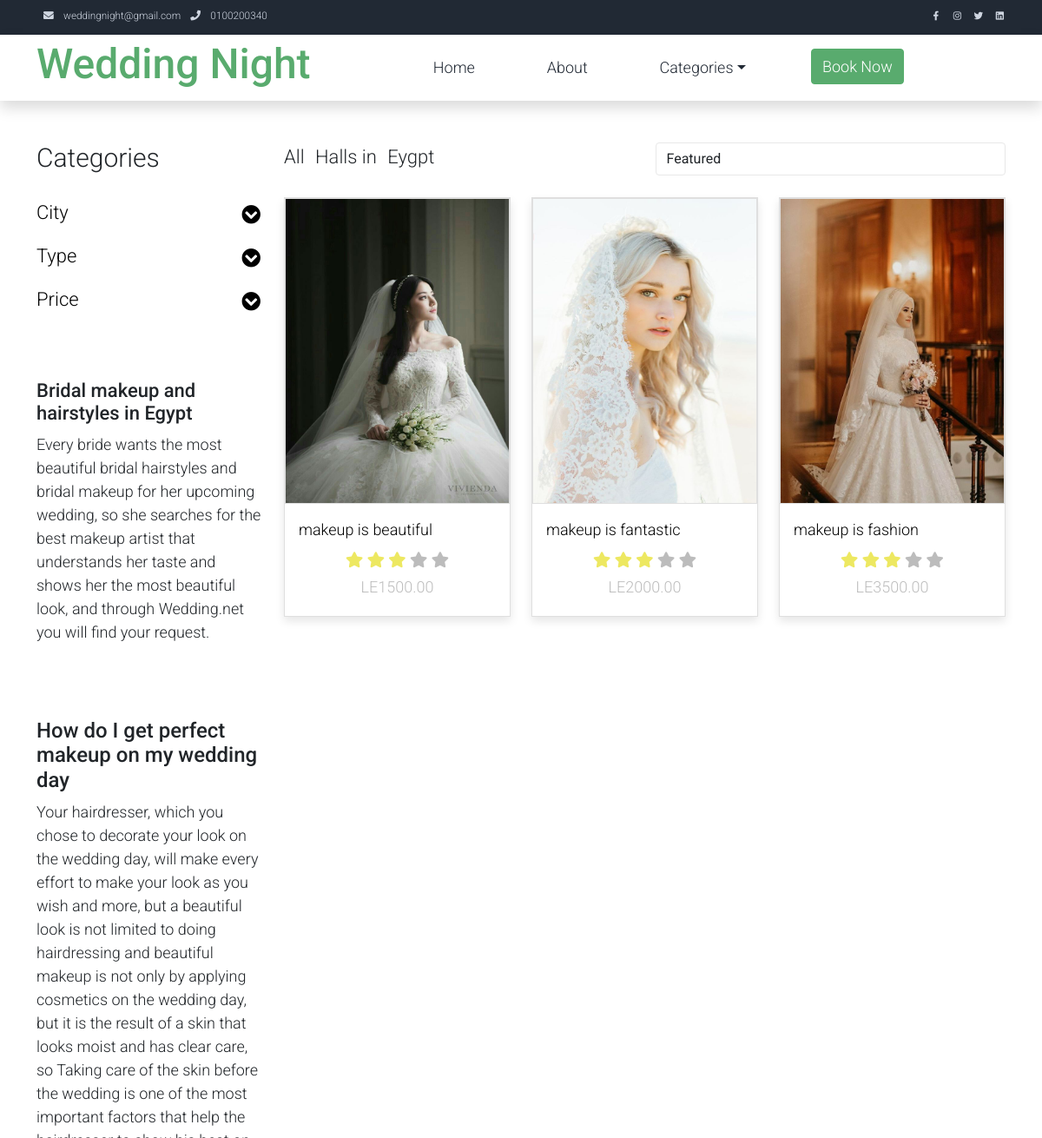
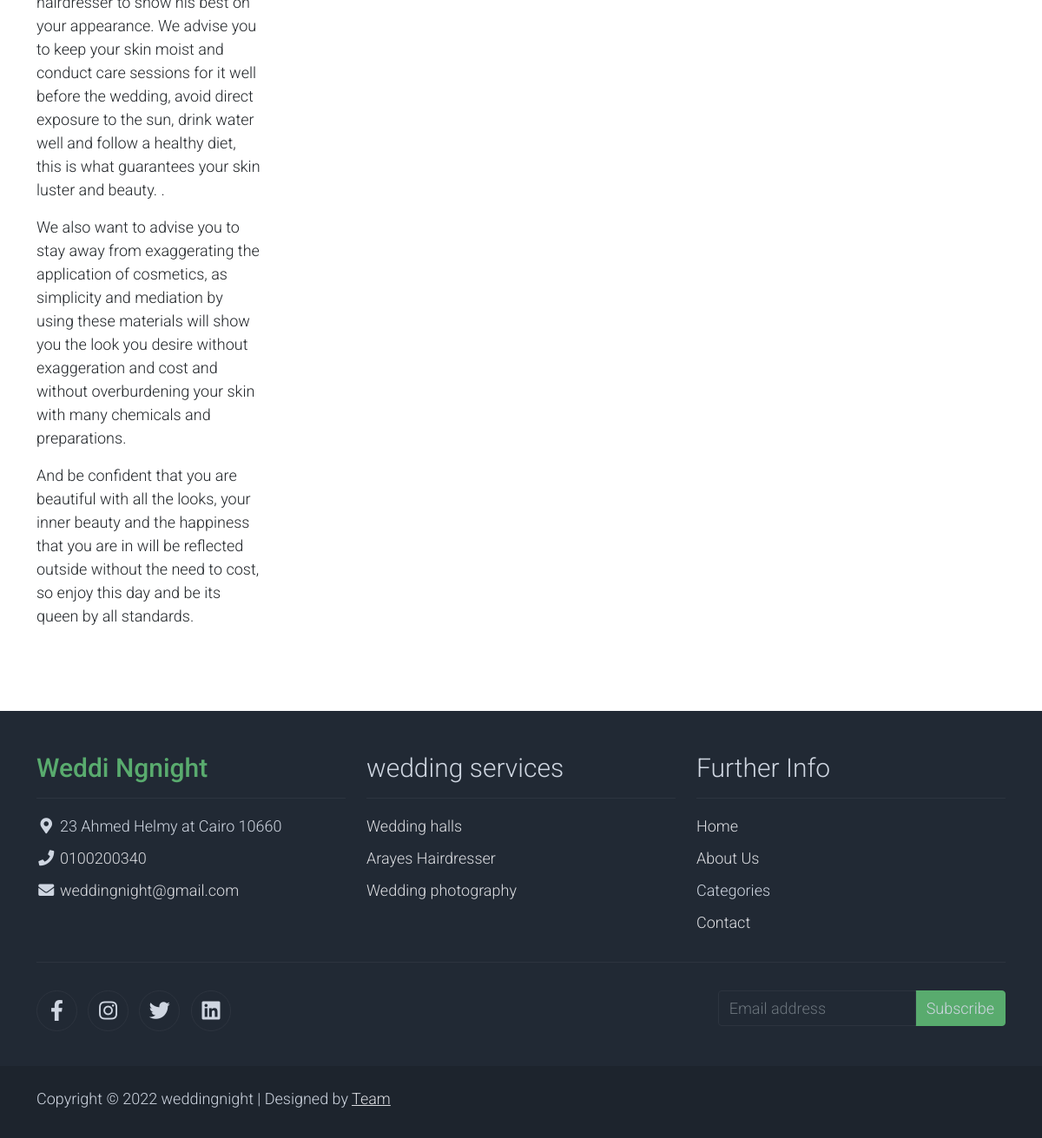
Page /makeup/ on the committed database (2 pictures, top to bottom).
### pages_app/models.py (models this page shows, shortened)
class MakeupCard(models.Model):
    photo_makeup = models.ImageField(upload_to ='makeup',null=True,blank=True)
    name = models.CharField(max_length=250)
    price = models.DecimalField(max_digits=7,decimal_places=2,null=True,blank=True)
    phone = models.CharField(max_length=12,null=True,blank=True)
    service_provide = models.CharField(max_length=50,null=True,blank=True)
    TimeToAppointment = models.CharField(max_length=50,null=True,blank=True)
    info = models.TextField(null=True,blank=True)
    Administrator = models.CharField(null=True,blank=True,max_length=50)
    address = models.CharField(max_length=50,null=True,blank=True)
    book_url = models.URLField(blank=True,null=True,default='http://127.0.0.1:8000/contact/')

### pages_app/views.py (the view)
# urls.py: path('makeup/',makeup_page,name='makeup'),
def makeup_page(request):
    makeups = MakeupCard.objects.all
    return render(request,'pages/makeup.html',{'makeups':makeups})

### templates/pages/makeup.html (shortened to what this page needs)
{% extends 'base.html' %}
{% load static %}
{% block content %}
    <div class="container py-5">
        <div class="row">
            <div class="col-lg-3">
                <h1 class="h2 pb-4">Categories</h1>
                <ul class="list-unstyled templatemo-accordion">
                    <li class="pb-3">
                        <a class="collapsed d-flex justify-content-between h3 text-decoration-none" href="#">
                            City
                            <i class="fa fa-fw fa-chevron-circle-down mt-1"></i>
                        </a>
                    </li>
                    <li class="pb-3">
                        <a class="collapsed d-flex justify-content-between h3 text-decoration-none" href="#">
                            Type
                            <i class="pull-right fa fa-fw fa-chevron-circle-down mt-1"></i>
                        </a>
                    </li>
                    <li class="pb-3">
                        <a class="collapsed d-flex justify-content-between h3 text-decoration-none" href="#">
                            Price
                            <i class="pull-right fa fa-fw fa-chevron-circle-down mt-1"></i>
                        </a>
                    </li>
                    <li class="pb-3">
                        <br><br>
                        <div class="list-inline-item">
                            <a class="h3 text-dark text-decoration-none mr-3" href="#">
                                <h3 class="h3">Bridal makeup and hairstyles in Egypt</h3>
                            </a>
                        </div>
                        <br>
                        <p>
                            Every bride wants the most beautiful bridal hairstyles and bridal makeup for her upcoming wedding, so she searches for the best makeup artist that understands her taste and shows her the most beautiful look, and through Wedding.net you will find your request.
                        </p>
                    </li>
                    <li class="pb-3">
                        <br><br>
                        <h4 class="h4"> How do I get perfect makeup on my wedding day</h4>
                        <p>
                            Your hairdresser, which you chose to decorate your look on the wedding day, will make every effort to make your look as you wish and more, but a beautiful look is not limited to doing hairdressing and beautiful makeup is not only by applying cosmetics on the wedding day, but it is the result of a skin that looks moist and has clear care, so Taking care of the skin before the wedding is one of the most important factors that help the hairdresser to show his best on your appearance. We advise you to keep your skin moist and conduct care sessions for it well before the wedding, avoid direct exposure to the sun, drink water well and follow a healthy diet, this is what guarantees your skin luster and beauty. .
                        </p>
                        <p>
                            We also want to advise you to stay away from exaggerating the application of cosmetics, as simplicity and mediation by using these materials will show you the look you desire without exaggeration and cost and without overburdening your skin with many chemicals and preparations.
                        </p>
                        <p>
                            And be confident that you are beautiful with all the looks, your inner beauty and the happiness that you are in will be reflected outside without the need to cost, so enjoy this day and be its queen by all standards.
                        </p>
                    </li>
                </ul>
            </div>
            <div class="col-lg-9">
                <div class="row">
                    <div class="col-md-6">
                        <ul class="list-inline shop-top-menu pb-3 pt-1">
                            <li class="list-inline-item">
                                <a class="h3 text-dark text-decoration-none mr-3" href="#">All</a>
                            </li>
                            <li class="list-inline-item">
                                <a class="h3 text-dark text-decoration-none mr-3" href="#">Halls in</a>
                            </li>
                            <li class="list-inline-item">
                                <a class="h3 text-dark text-decoration-none" href="#">Eygpt</a>
                            </li>
                        </ul>
                    </div>
                    <div class="col-md-6 pb-4">
                        <div class="d-flex">
                            <select class="form-control">
                                <option>Featured</option>
                            </select>
                        </div>
                    </div>
                </div>
                <div class="row">
                    {% for card in makeups %}
                    <div class="col-md-4">
                        <div class="card mb-4 product-wap rounded-0">
                            <div class="card rounded-0">
                                <img class="card-img rounded-0 img-fluid img" src="{{card.photo_makeup.url}}">
                            </div>
                            <div class="card-body">
                                <a href="{% url 'links:single-makeup' card.id %}" class="h3 text-decoration-none">{{card.name}}</a>
                                <ul class="w-100 list-unstyled d-flex justify-content-between mb-0">
                                </ul>
                                <ul class="list-unstyled d-flex justify-content-center mb-1">
                                    <li>
                                        <i class="text-warning fa fa-star"></i>
                                        <i class="text-warning fa fa-star"></i>
                                        <i class="text-warning fa fa-star"></i>
                                        <i class="text-muted fa fa-star"></i>
                                        <i class="text-muted fa fa-star"></i>
                                    </li>
                                </ul>
                                <ul class="list-unstyled d-flex justify-content-center mb-1">
                                    <li class="text-muted text-right">LE{{card.price}}</li>
                                </ul>
                            </div>
                        </div>
                    </div>
                   {% endfor %}
                </div>
            </div>
        </div>
    </div>
{% endblock %}

### static/assets/css/templatemo.css (style rules this page uses)
body, ul, li, p, a, label, input, div { font-family: 'Roboto', sans-serif; font-size: 18px !important; font-weight: 300 !important; }
.h2 { font-family: 'Roboto', sans-serif; font-size: 30px !important; font-weight: 300; }
.h3 { font-family: 'Roboto', sans-serif; font-size: 22px !important; }
.text-warning { color: #ede861 !important; }
.text-muted { color: #bcbcbc !important; }
.templatemo-accordion a { color: #000; }
.product-wap { box-shadow: 0px 5px 10px 0px rgba(0, 0, 0, 0.10); }
.card.product-wap a { color: #000; }
.form-control { border: 1px solid #e8e8e8; }
.product-wap .h3, .product-wap li, .product-wap i, .product-wap p { font-size: 12px !important; }
@media (min-width: 992px) { .product-wap .h3, .product-wap li, .product-wap i, .product-wap p { font-size: 18px !important; } }

### static/assets/css/style.css (style rules this page uses)
.img { height: 350px; }

### rows in the picture
MakeupCard: photo_makeup (picture), name "makeup is beautiful", price "1500.00"
MakeupCard: photo_makeup (picture), name "makeup is fantastic", price "2000.00"
MakeupCard: photo_makeup (picture), name "makeup is fashion", price "3500.00"
